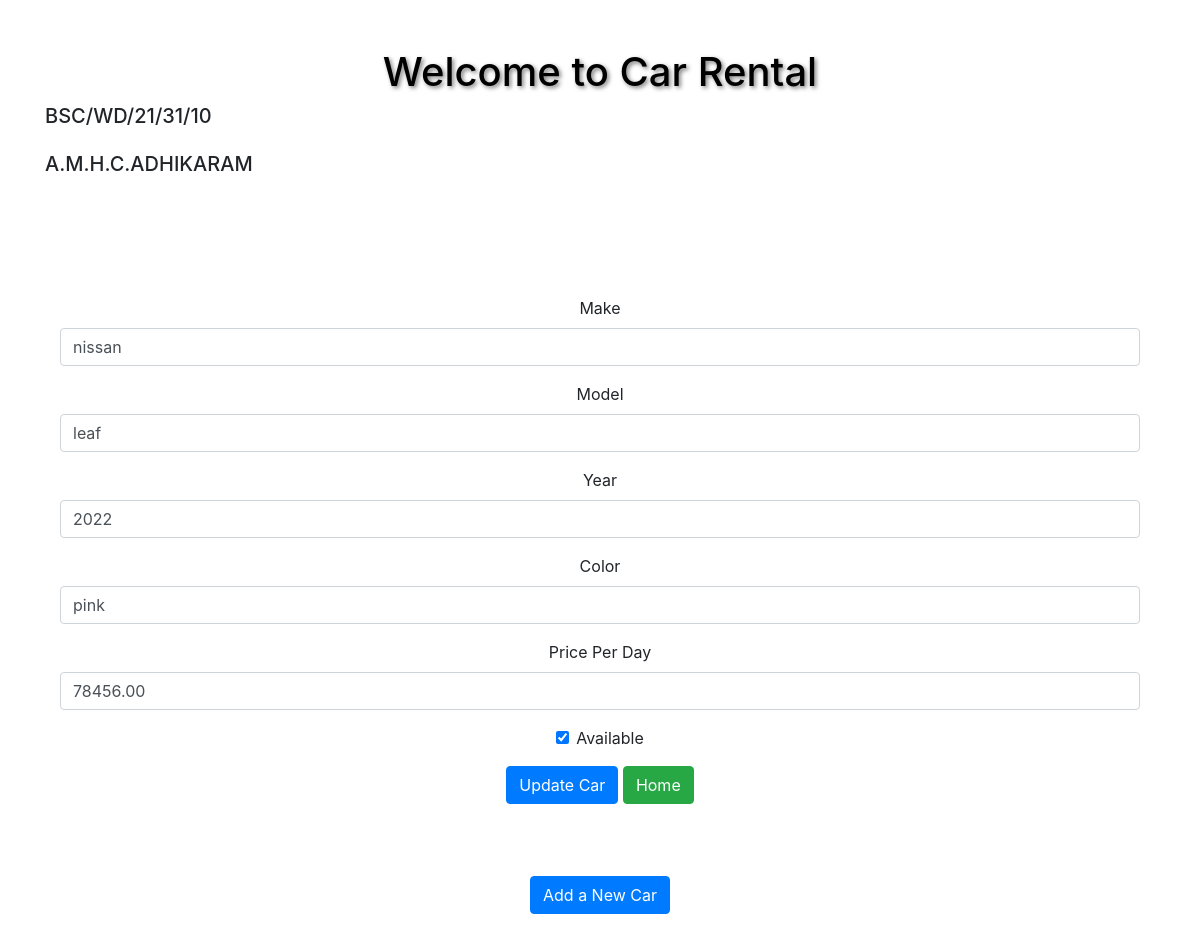
Page /?action=edit&id=7 on the committed database.
### tables this page shows
CREATE TABLE `cars` (
  `id` int(11) NOT NULL,
  `make` varchar(50) NOT NULL,
  `model` varchar(50) NOT NULL,
  `year` int(11) NOT NULL,
  `color` varchar(50) NOT NULL,
  `price_per_day` decimal(10,2) NOT NULL,
  `availability_status` tinyint(1) NOT NULL
);

### edit.php (the view, shortened to what this page needs)
<!DOCTYPE html>
<html>
<head>
    <link rel="stylesheet" href="https://maxcdn.bootstrapcdn.com/bootstrap/4.5.2/css/bootstrap.min.css">
</head>
<body>
    <?php
    include 'conect.php';
    if ($_SERVER["REQUEST_METHOD"] === "POST") {
        $car_id = $_POST["car_id"];
        $make = $_POST["make"];
        $model = $_POST["model"];
        $year = $_POST["year"];
        $color = $_POST["color"];
        $price_per_day = $_POST["price_per_day"];
        $availability_status = $_POST["availability_status"];
        $sql = "UPDATE cars
                SET make='$make', model='$model', year='$year', color='$color', price_per_day='$price_per_day',
                availability_status='$availability_status'
                WHERE id='$car_id'";
        if ($conn->query($sql) === TRUE) {
            echo "Car information updated successfully!";
        } else {
            echo "Error: " . $sql . "<br>" . $conn->error;
        }
    } else {
        $car_id = $_GET["id"];
        $sql = "SELECT * FROM cars WHERE id='$car_id'";
        $result = $conn->query($sql);
        $car_data = $result->fetch_assoc();
    }
    ?>
    <form method="post" action="edit.php" class="container mt-4">
        <div class="form-group">
            <label for="make">Make</label>
            <input type="text" name="make" id="make" class="form-control" value="<?php echo $car_data["make"]; ?>"
                required>
        </div>
        <div class="form-group">
            <label for="model">Model</label>
            <input type="text" name="model" id="model" class="form-control" value="<?php echo $car_data["model"]; ?>"
                required>
        </div>
        <div class="form-group">
            <label for="year">Year</label>
            <input type="text" name="year" id="year" class="form-control" value="<?php echo $car_data["year"]; ?>"
                required>
        </div>
        <div class="form-group">
            <label for="color">Color</label>
            <input type="text" name="color" id="color" class="form-control" value="<?php echo $car_data["color"]; ?>"
                required>
        </div>
        <div class="form-group">
            <label for="price_per_day">Price Per Day</label>
            <input type="number" name="price_per_day" id="price_per_day" class="form-control"
                value="<?php echo $car_data["price_per_day"]; ?>" required>
        </div>
        <div class="form-check">
            <input type="checkbox" name="availability_status" id="availability_status" class="form-check-input"
                value="1" <?php if ($car_data["availability_status"] == 1) echo "checked"; ?>>
            <label class="form-check-label" for="availability_status">Available</label>
        </div>
        <button type="submit" class="btn btn-primary mt-3">Update Car</button>
        <a href="index.php" class="btn btn-success mt-3">Home</a>
    </form>
</body>
</html>

### index.php (style rules this page uses)
.mt-4 { text-align: center; }

### rows in the picture
cars: make "nissan", model "leaf", year "2022", color "pink", price_per_day "78456.00", availability_status "☑"
